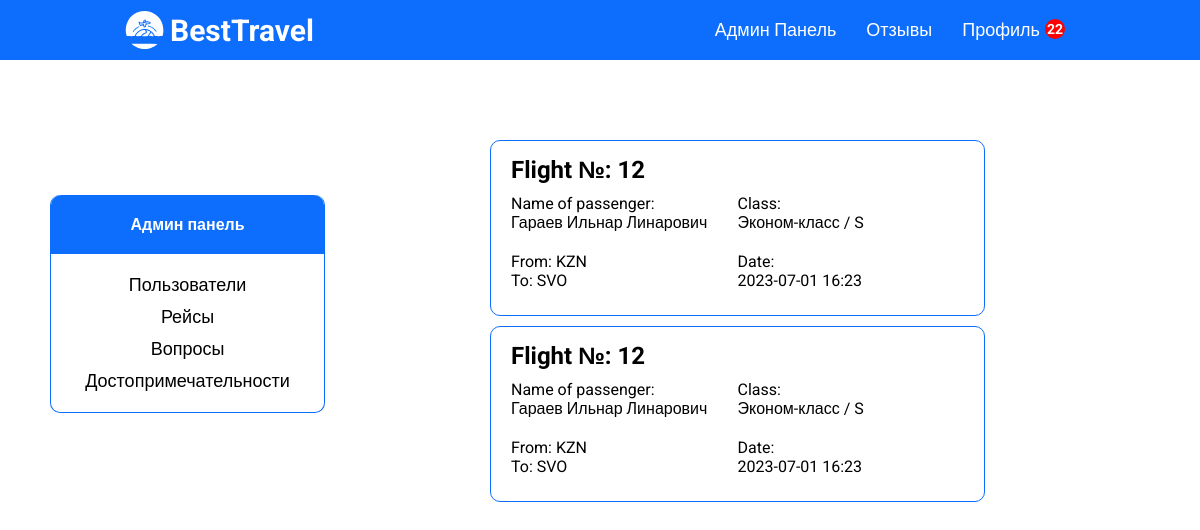
Before: /bookings-user-page.php/2?page=1 (signed in) with the older database file.
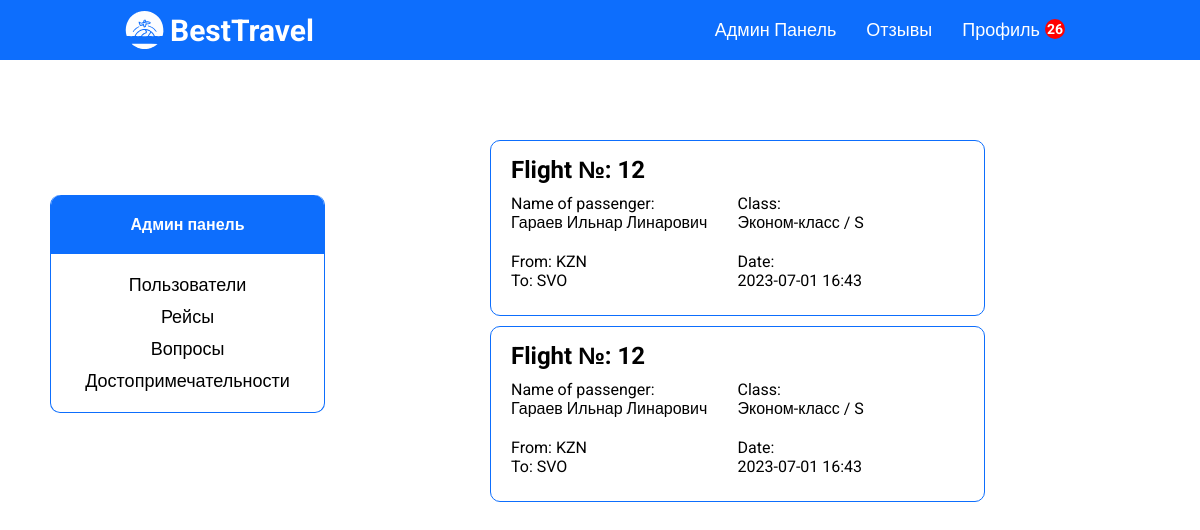
After: the same page with the newer database file.
### tables this page shows
CREATE TABLE `bookings` (
  `book_id` int(11) NOT NULL,
  `flight_id` int(11) NOT NULL,
  `surname` varchar(50) NOT NULL,
  `name` varchar(50) NOT NULL,
  `patronymic` varchar(50) NOT NULL,
  `gender_id` int(11) NOT NULL,
  `birth_date` date NOT NULL,
  `document` varchar(50) NOT NULL,
  `booking_date` timestamp NOT NULL DEFAULT CURRENT_TIMESTAMP,
  `class_id` int(11) NOT NULL,
  `contact_email` varchar(50) NOT NULL,
  `contact_phone` varchar(50) NOT NULL,
  `user_id` int(11) DEFAULT NULL,
  `seat_id` int(11) DEFAULT NULL,
  `total_amount` int(111) NOT NULL
);

CREATE TABLE `flights` (
  `flight_id` int(11) NOT NULL,
  `scheduled_departure` datetime NOT NULL,
  `scheduled_arrival` datetime NOT NULL,
  `departure_airport` int(11) NOT NULL,
  `arrival_airport` int(11) NOT NULL,
  `status_id` int(11) NOT NULL,
  `aircraft_id` int(11) NOT NULL,
  `price` int(11) NOT NULL,
  `actual_departure` datetime DEFAULT NULL,
  `actual_arrival` datetime DEFAULT NULL
);

CREATE TABLE `classes` (
  `class_id` int(11) NOT NULL,
  `class` varchar(20) NOT NULL,
  `class_code` varchar(10) NOT NULL
);

CREATE TABLE `airports` (
  `airport_id` int(11) NOT NULL,
  `airport_name` varchar(255) NOT NULL,
  `city_id` int(11) NOT NULL,
  `airport_code` varchar(11) NOT NULL
);

### database/requests.php (called while the page is built, shortened)
<?php
function getAll($string)
{
    require 'connect.php';
    $data = mysqli_query($connect, $string);
    if (mysqli_num_rows($data) > 0) {
        return mysqli_fetch_all($data, MYSQLI_ASSOC);
    } else {
        return false;
    }
}
class ApiProvider
{
    public function getActiveBookings($user_id)
    {
        return getAll("
        select b.book_id, b.flight_id, b.surname, b.name, b.patronymic,
        from_a.airport_code as from_n, to_a.airport_code as to_n,
        f.scheduled_departure, c.class_code, c.class, st.seat_no from bookings b
        left join flights f on f.flight_id = b.flight_id
        left join airports from_a on from_a.airport_id = f.departure_airport
        left join airports to_a on to_a.airport_id = f.arrival_airport
        left join tickets t on t.book_id = b.book_id
        left join statuses s on s.status_id = f.status_id
        left join classes c on c.class_id = b.class_id
        left join seats st on st.seat_id = b.seat_id
        where b.user_id = '$user_id' and f.status_id = '1';
      ");
    }
    public function getNotifications($user_id)
    {
        return getAll("
            select n.notification_id, n.notification_title, n.notification_desc, n.notification_date, n.flight_id from notifications n
            left join bookings b on b.flight_id = n.flight_id
            where n.flight_id in (select flight_id from bookings where user_id = '$user_id')
            and n.notification_date > b.booking_date and b.user_id = '$user_id'
            group by n.notification_id
            order by n.notification_date desc;
        ");
    }
}
?>

### functions/methods.php (called while the page is built)
<?php
    class Methods
    {
        public function pagination($array, $max, $page) {
            $max_results = $max;
            $pages = count($array) < $max_results ? 0 : ceil(count($array) / $max_results);
            $offset = $max_results * ($page - 1);
            $items = array_slice($array, $offset, $max_results);
            return ['array' => $items, 'pages' => $pages];
        }
        public function convDate($date) {
            $x = new DateTime($date);
            return $x->format('Y-m-d');
        }
        public function convTime($date) {
            $x = new DateTime($date);
            return $x->format('H:i');
        }
  }
  $mtd = new Methods;
?>

### bookings-user-page.php (the view, shortened to what the changed rows need)
<?php
require_once 'database/requests.php';
require_once 'functions/methods.php';
$id = explode('/', $_SERVER['REQUEST_URI'])[2];
$history = $provider->getActiveBookings($id);
if ($history) {
    $pagination = $mtd->pagination($history, 4, $_GET['page']);
    $history = $pagination['array'];
}
?>
<!DOCTYPE html>
<html lang="ru">
<?php require_once 'templates/head.php'; ?>
<body>
<?php require_once 'templates/header.php'; ?>
<div class="container">
    <div class="profile">
        <div class="profile-orders">
            <?php if($history): ?>
                <?php foreach($history as $item): ?>
                    <div id='screenscoot' class="profile-ticket padding border border-radius">
                        <h2 class='profile-ticket-title'>Flight №: <?= $item['flight_id'] ?></h2>
                        <div class="profile-ticket-info">
                            <div class="profile-ticket-info-item">
                                <div class='info-item'>
                                    <div>Name of passenger:</div>
                                    <div><?= $item['surname'] ?> <?= $item['name'] ?> <?= $item['patronymic'] ?></div>
                                </div>
                                <div class='info-item'>
                                    <div>Class:</div>
                                    <div class='info-item-class'><?= $item['class'] ?> / <?= $item['class_code'] ?></div>
                                </div>
                            </div>
                            <div class="profile-ticket-info-item">
                                <div>
                                    <p>From: <?= $item['from_n'] ?></p>
                                    <p>To: <?= $item['to_n'] ?></p>
                                </div>
                                <div>
                                    <p>Date:</p>
                                    <p><?= $mtd->convDate($item['scheduled_departure']); ?> <?= $mtd->convTime($item['scheduled_departure']); ?></p>
                                </div>
                            </div>
                        </div>
                    </div>
                <?php endforeach; ?>
            <?php else: ?>
                <h2 class="tac">Нет активной брони</h2>
            <?php endif; ?>
        </div>
    </div>
</div>
</body>
</html>

### templates/header.php (shortened to what the changed rows need)
<header>
    <div class="header df jcsb aic bg">
        <div class="menu df">
            <?php if (!$_SESSION['user']): ?>
                <a href="/reviews-page.php">Отзывы</a>
                <a href="/auth-page.php">Войти</a>
            <?php else: ?>
                <a class="df"
                   href="/profile-page.php?page=1">Профиль <?php if ($provider->getNotifications($_SESSION['user']['id'])): ?>
                        <span
                            class="badge none"><?= count($provider->getNotifications($_SESSION['user']['id'])) ?></span><?php endif; ?>
                </a>
            <?php endif ?>
        </div>
    </div>
</header>

Changed rows visible on the page:
changed through a linked row, bookings (number 1 of 2 on the later page): flight.scheduled_departure "16:23" → "16:43"
changed through a linked row, bookings (number 2 of 2 on the later page): flight.scheduled_departure "16:23" → "16:43"
Other visible differences:
count($provider->getNotifications($_SESSION['user']['id'])): "22" → "26"
